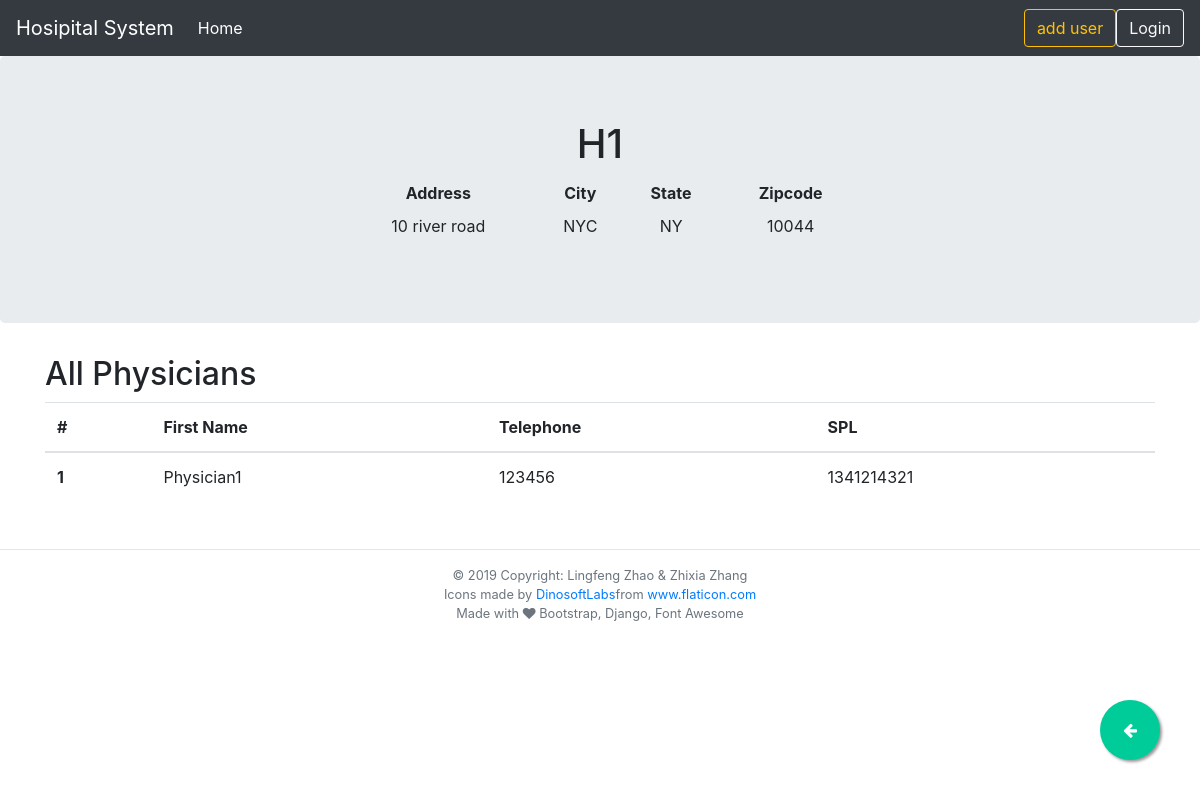
Page /hospital/1/physician on the earlier database version.
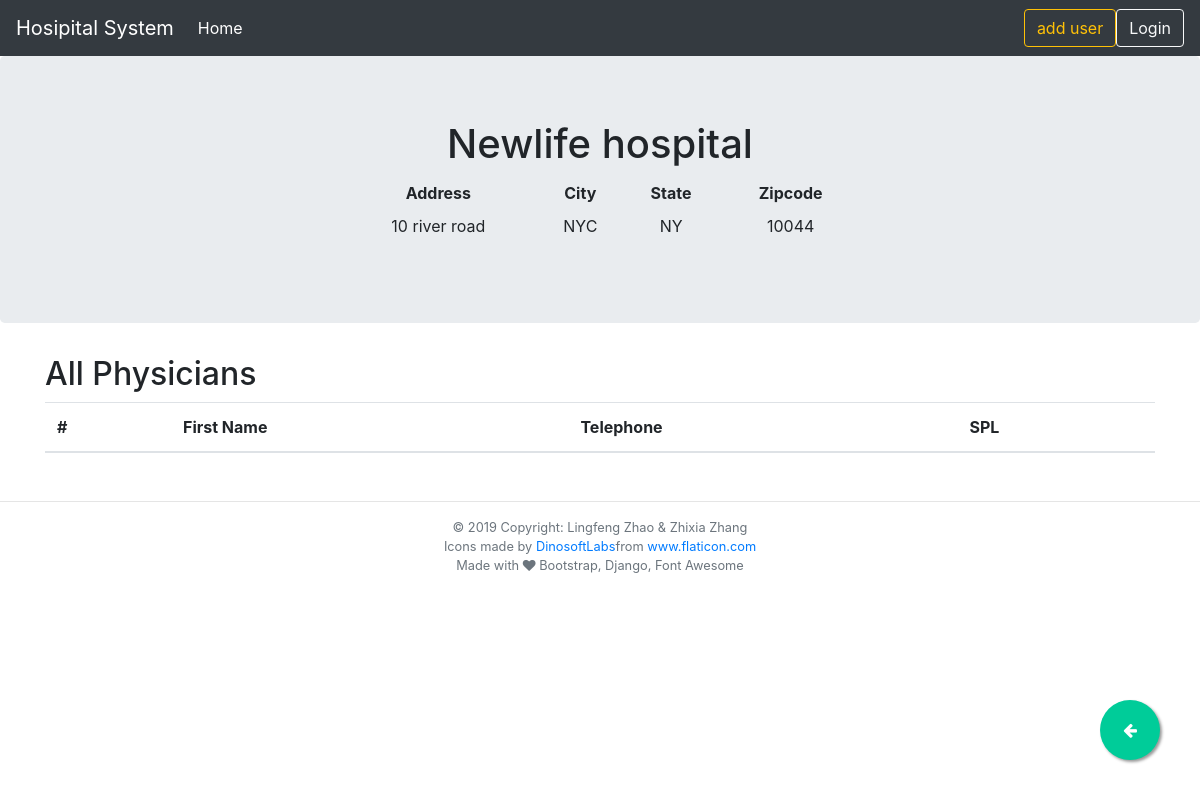
Same page on the later database version.
### hospital/models.py (models this page shows, shortened)
class Hospital(models.Model):
    hid = models.AutoField(primary_key=True)
    hname = models.CharField(max_length=30)
    hst_address = models.CharField(max_length=30)
    hst_city = models.CharField(max_length=30)
    hstate = models.CharField(max_length=20)
    hzip = models.IntegerField()
    class Meta:
        db_table = "hospital"

class Physician(models.Model):
    phid = models.AutoField(primary_key=True)
    phfname = models.CharField(max_length=30)
    phtel = models.CharField(max_length=13)
    phspl = models.CharField(max_length=30)
    hid = models.ForeignKey(Hospital, models.CASCADE, db_column="hid")
    patient = models.ManyToManyField(
        Patient, through="PatientTreatment", related_name="physician"
    )
    treatment = models.ManyToManyField(
        Treatment, through=PatientTreatment, related_name="physician"
    )
    class Meta:
        db_table = "physician"

### hospital/views.py (the view)
# urls.py: path("hospital/<int:pk>/physician", views.PhysicianView.as_view(), name="hospital-physician"),
class PhysicianView(generic.DetailView):
    model = Hospital
    template_name = "physicians.html"
    def get_context_data(self, **kwargs):
        context = super().get_context_data(**kwargs)
        form = PhysicianForm(self.kwargs["pk"])
        context["add_form"] = form
        return context

### hospital/templates/physicians.html (shortened to what this page needs)
{% extends './base.html' %}
{% block page_title %} {{ hospital.hname }}{% endblock  %}
{% block last_page %}{% url 'hospital-detail' hospital.hid  %}{% endblock last_page %}
{% block page_details %}
<div class="col-md-6 offset-md-3">
  <table class="table table-borderless table-sm">
    <thead>
      <tr>
        {% block details_title %}
        <th scope="col">Address</th>
        <th scope="col">City</th>
        <th scope="col">State</th>
        <th scope="col">Zipcode</th>
        {% endblock  %}
      </tr>
    </thead>
    <tbody>
      <tr>
        {% block details_content %}
        <td>{{ hospital.hst_address }}</td>
        <td>{{ hospital.hst_city }}</td>
        <td>{{ hospital.hstate }}</td>
        <td>{{ hospital.hzip }}</td>
        {% endblock  %}
      </tr>
    </tbody>
  </table>
</div>
{% endblock %}
{% block content %}
<h2> All Physicians </h2>
{% if hospital.physician_set %}
<table class="table table-hover">
  <thead>
    <tr>
      <th scope="col">#</th>
      <th scope="col">First Name</th>
      <th scope="col">Telephone</th>
      <th scope="col">SPL</th>
    </tr>
  </thead>
  <tbody>
    {% for physician in hospital.physician_set.all %}
    <tr >
      <th scope="row">{{forloop.counter}}</th>
      <td onclick="window.location='{% url 'physician-detail' physician.phid %}';">{{physician.phfname | title}}</td>
      <td onclick="window.location='{% url 'physician-detail' physician.phid %}';">{{physician.phtel | title}}</td>
      <td onclick="window.location='{% url 'physician-detail' physician.phid %}';">{{physician.phspl | title}}</td>
    </tr>
    {% endfor %}
  </tbody>
</table>
{% else %}
<p>No Physician.</p>
{% endif %}
{% endblock content %}

Differences in the rows shown:
no longer on this page (row edited): Physician: phfname "Physician1", phtel "123456", phspl "1341214321"
changed Hospital "10 river road": hname "H1" → "Newlife hospital"
